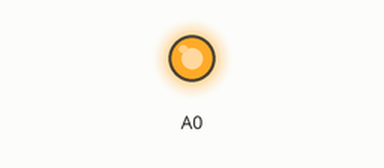
Simulated run of this sketch. Board: Arduino Uno, built with avr-gcc and run on an emulated ATmega328P. Parts: output pins drawn as LEDs (lit = HIGH).

Above: at 0.1 s.
Timing chart, 0 to 1.6 s (numbered marks = the images above):
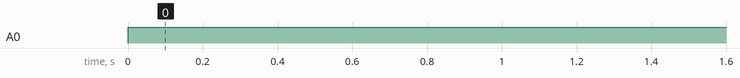

Measured:
- by itself, A0: LOW → HIGH at 0.00 s

The sketch:

8x8_Trial.ino
```cpp
void setup() {
  // put your setup code here, to run once:
pinMode(A0,OUTPUT);
}

void loop() {
  // put your main code here, to run repeatedly:
analogWrite(A0,255);
delay(500);
//digitalWrite(3,LOW);
delay(500);
}
```
